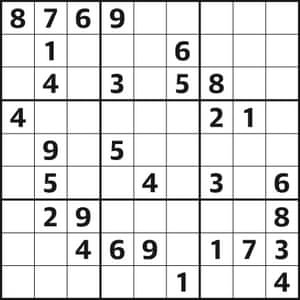
#> input picture sodoku-sol/sodoku.jpg, 300 x 300 px
$ python sodoku2.py
#> lines starting #> are read from the running program, lines starting #| are printed output that depends on the picture; after the words box and inside, x2 and y2 are one past the last pixel; in counts of white or black regions, pixels touching at a corner belong together
import cv2

x = int(input())
#> the answer given: 3
image = cv2.imread('sodoku.jpg')
#> image is the input picture: shape (300, 300, 3); min 0, max 255, mean 222.9
result = image.copy()
gray = cv2.cvtColor(image, cv2.COLOR_BGR2GRAY)
thresh = cv2.threshold(
    gray, 0, 255, cv2.THRESH_BINARY_INV + cv2.THRESH_OTSU)[1]
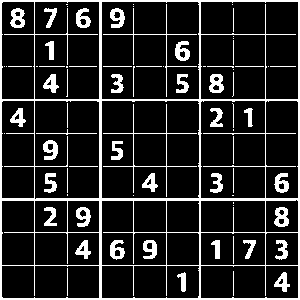
#> thresh: shape (300, 300); 14.9% white; 78 white regions (22 under 20 px), largest, box (x1, y1, x2, y2) and area: (0, 0, 300, 300) 7378, (103, 104, 197, 197) 367, (103, 4, 197, 97) 274

# Remove horizontal lines
horizontal_kernel = cv2.getStructuringElement(cv2.MORPH_RECT, (x, 1))
remove_horizontal = cv2.morphologyEx(
    thresh, cv2.MORPH_OPEN, horizontal_kernel, iterations=1)
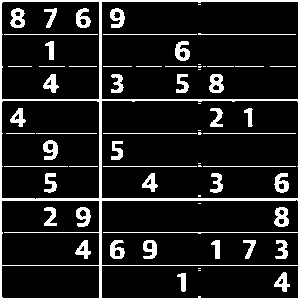
#> remove_horizontal: shape (300, 300); 12.4% white; 65 white regions (14 under 20 px)
cnts = cv2.findContours(
    remove_horizontal, cv2.RETR_EXTERNAL, cv2.CHAIN_APPROX_SIMPLE)
#> cnts = 1 contour; box (x1, y1, x2, y2) and area: (0, 0, 300, 300) 89401
cnts = cnts[0] if len(cnts) == 2 else cnts[1]
#> cnts = [[[0, 0], [0, 299], [299, 299], [299, 0]]]
for c in cnts:
    cv2.drawContours(result, [c], -1, (255, 255, 255), 5)
#> this loop made 1 pass
#> c on pass 1: [[0, 0], [0, 299], [299, 299], [299, 0]]
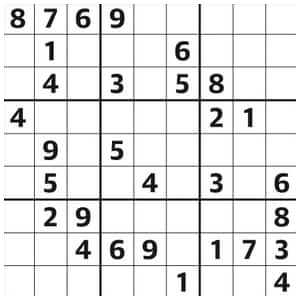
#> result: shape (300, 300, 3); 4.75% of pixels changed, all inside (x1, y1, x2, y2) = (0, 0, 300, 300)

# Remove vertical lines
vertical_kernel = cv2.getStructuringElement(cv2.MORPH_RECT, (1, x))
#> vertical_kernel = [1, 1, 1]
remove_vertical = cv2.morphologyEx(
    thresh, cv2.MORPH_OPEN, vertical_kernel, iterations=1)
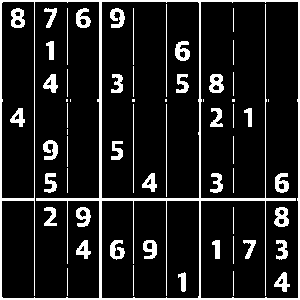
#> remove_vertical: shape (300, 300); 12.3% white; 60 white regions (8 under 20 px)
cnts = cv2.findContours(
    remove_vertical, cv2.RETR_EXTERNAL, cv2.CHAIN_APPROX_SIMPLE)
#> cnts = 1 contour; box (x1, y1, x2, y2) and area: (0, 0, 300, 300) 89401

cnts = cnts[0] if len(cnts) == 2 else cnts[1]
#> cnts = [[[0, 0], [0, 299], [299, 299], [299, 0]]]
for c in cnts:
    cv2.drawContours(result, [c], -1, (255, 255, 255), 5)

cv2.imshow('thresh', thresh)
cv2.imshow('result', result)
cv2.imwrite('result.png', result)
cv2.waitKey()

$ run again, with sodoku-sol/rotated.jpg copied over sodoku-sol/sodoku.jpg
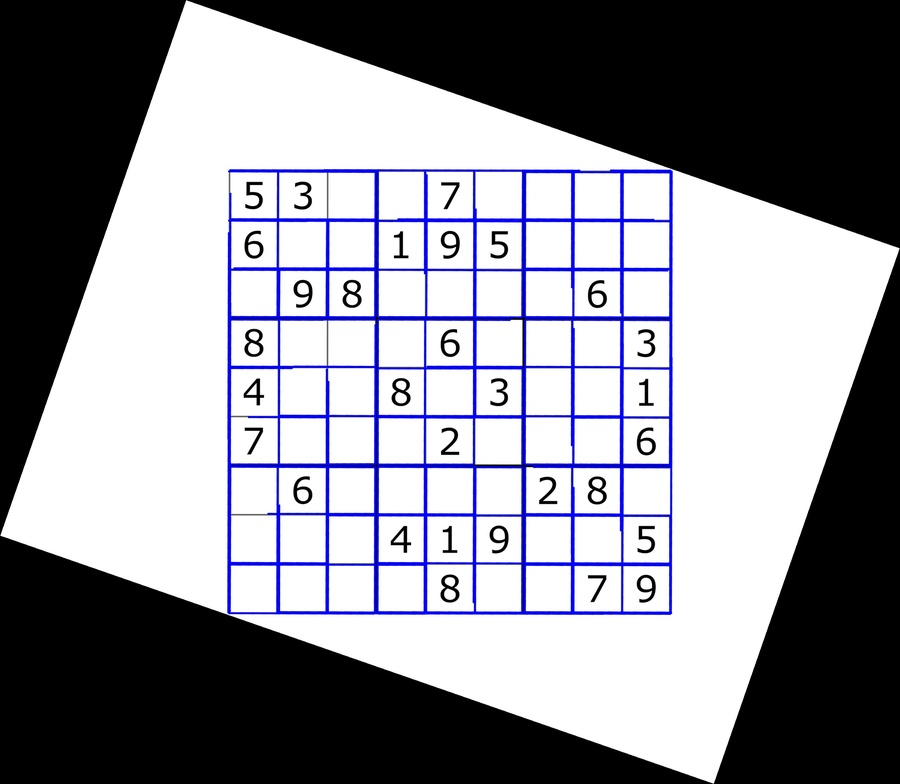
#> input picture sodoku-sol/rotated.jpg, 900 x 784 px, shrunk from 2439 x 2123 before the run
#> image is the input picture: shape (784, 900, 3); mean B, G, R 149.9, 142.2, 142.2
#> `thresh = cv2.threshold( gray, 0, 255, cv2.THRESH_BINARY_INV + cv2.THRE..`:
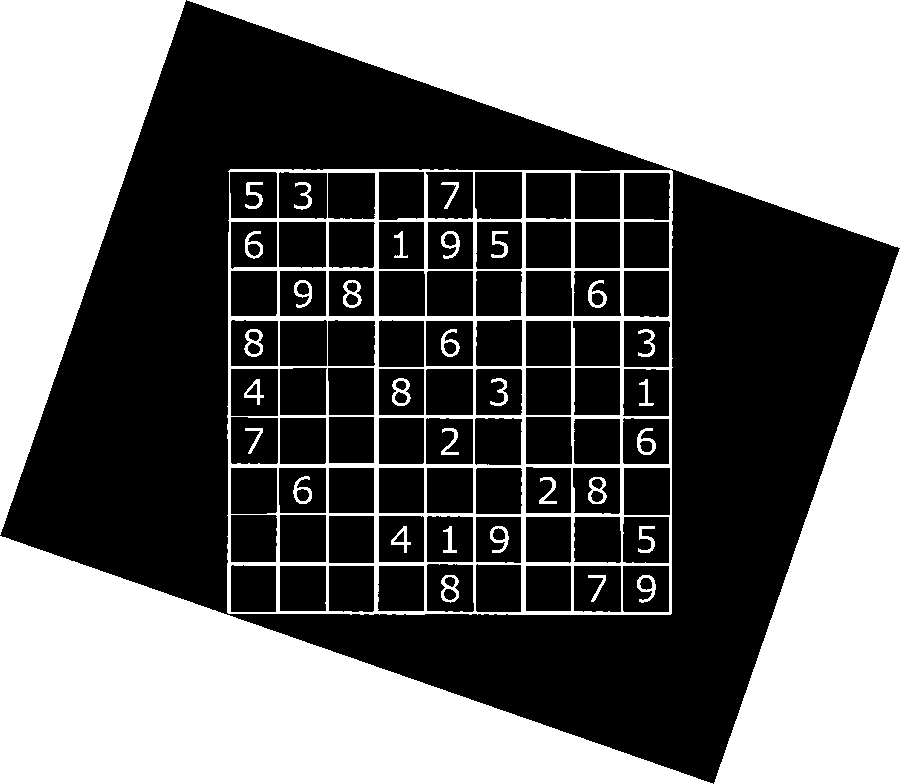
#> thresh: shape (784, 900); 44.1% white; 35 white regions, largest, box (x1, y1, x2, y2) and area: (0, 536, 713, 784) 88744, (187, 0, 900, 248) 88742, (0, 0, 186, 535) 49972
#> remove_horizontal: shape (784, 900); 43.9% white; 37 white regions (2 under 20 px)
#> `cnts = cv2.findContours( remove_horizontal, cv2.RETR_EXTERNAL, cv2.CHA..`: cnts = 9 contours; largest, box (x1, y1, x2, y2) and area: (227, 169, 673, 615) 181003, (0, 536, 713, 784) 87908, (187, 0, 900, 248) 87906, (0, 0, 186, 532) 49344, (714, 252, 900, 784) 49343
#> the loop `for c in cnts:` made 9 passes
#> vertical_kernel = [1, 1, 1]
#> remove_vertical: shape (784, 900); 43.9% white; 64 white regions (24 under 20 px)
#> `cnts = cv2.findContours( remove_vertical, cv2.RETR_EXTERNAL, cv2.CHAIN..`: cnts = 30 contours, 19 with area under 20; largest, box (x1, y1, x2, y2) and area: (227, 169, 673, 615) 169970, (0, 536, 710, 784) 87907, (190, 0, 900, 248) 87905, (0, 0, 186, 535) 49344, (714, 249, 900, 784) 49344
#> the loop `for c in cnts:` made 30 passes
#> c on passes 1, 2, 3, 4, 5, 6, 9, 11: [[497, 612], [497, 614], [505, 614], [505, 612]], [[489, 612], [489, 614], [493, 614], [493, 612]], [[481, 612], [481, 614], [483, 614], [483, 612]], [[469, 612], [469, 614], [471, 614], [471, 612]], [[460, 611], [460, 613], [462, 613], [462, 611]], [[448, 611], [448, 613], [452, 613], [452, 611]], [[450, 600], [450, 602]], [[507, 562], [507, 564], [513, 564], [513, 562]]
#> after the loop `for c in cnts:`:
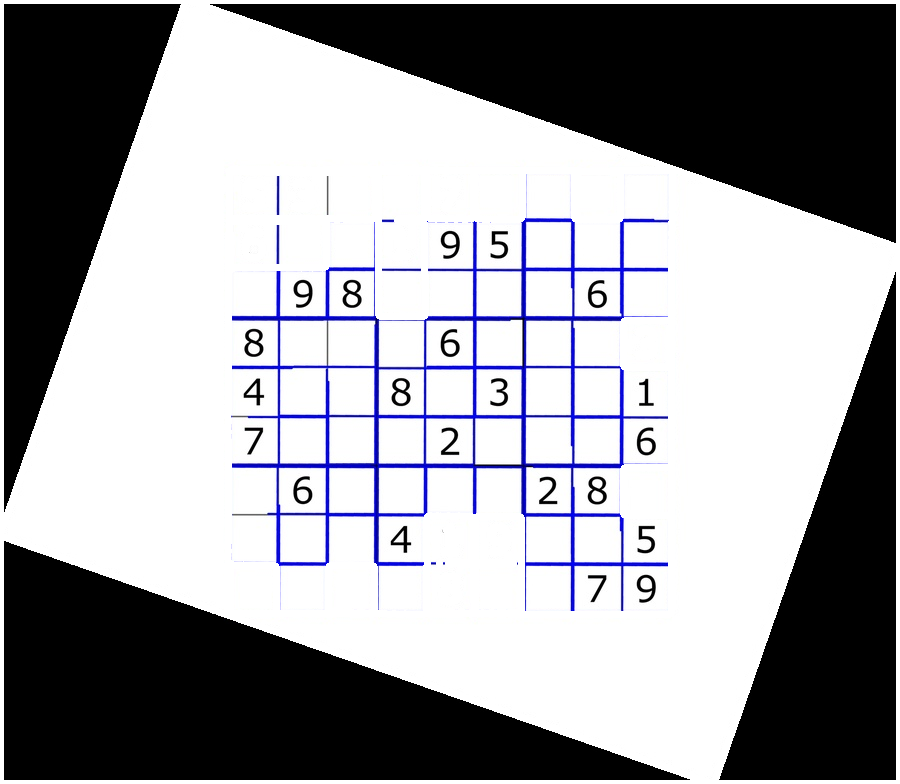
#> result: shape (784, 900, 3); mean B, G, R 159.8, 155.5, 155.5

$ run again, with sodoku-sol/1.png saved as sodoku-sol/sodoku.jpg
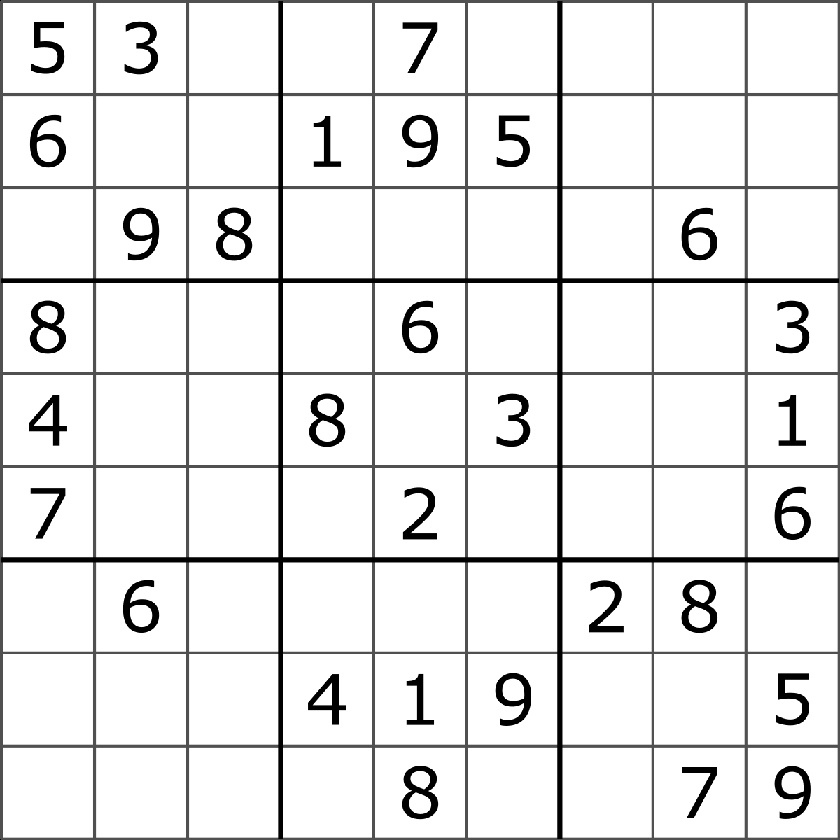
#> input picture sodoku-sol/1.png, 840 x 840 px, shrunk from 1200 x 1200 before the run
#> image is the input picture: shape (840, 840, 3); min 0, max 255, mean 231.9
#> thresh: shape (840, 840); 10.8% white; 31 white regions, largest, box (x1, y1, x2, y2) and area: (0, 0, 840, 840) 54351, (309, 393, 345, 447) 908, (681, 580, 717, 633) 907
#> remove_horizontal: shape (840, 840); 10.6% white; 31 white regions
#> `cnts = cv2.findContours( remove_horizontal, cv2.RETR_EXTERNAL, cv2.CHA..`: cnts = 1 contour; box (x1, y1, x2, y2) and area: (0, 0, 840, 840) 703921
#> `cnts = cnts[0] if len(cnts) == 2 else cnts[1]`: cnts = [[[0, 0], [0, 839], [839, 839], [839, 0]]]
#> the loop `for c in cnts:` made 1 pass
#> c on pass 1: [[0, 0], [0, 839], [839, 839], [839, 0]]
#> after the loop `for c in cnts:`:
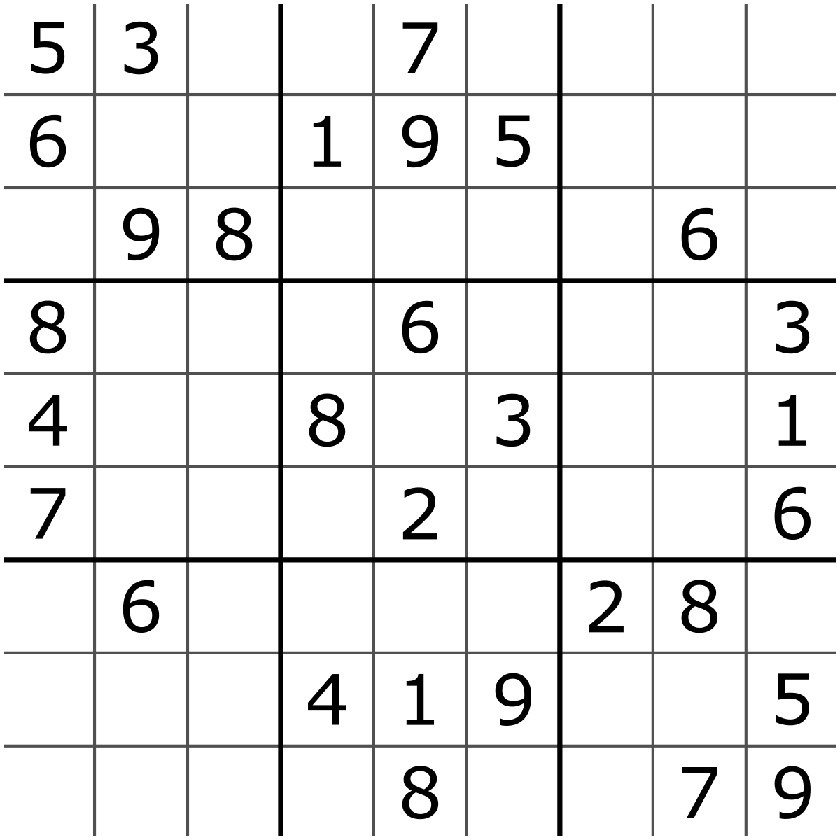
#> result: shape (840, 840, 3); 1.56% of pixels changed, all inside (x1, y1, x2, y2) = (0, 0, 840, 840)
#> vertical_kernel = [1, 1, 1]
#> `remove_vertical = cv2.morphologyEx( thresh, cv2.MORPH_OPEN, vertical_k..`:
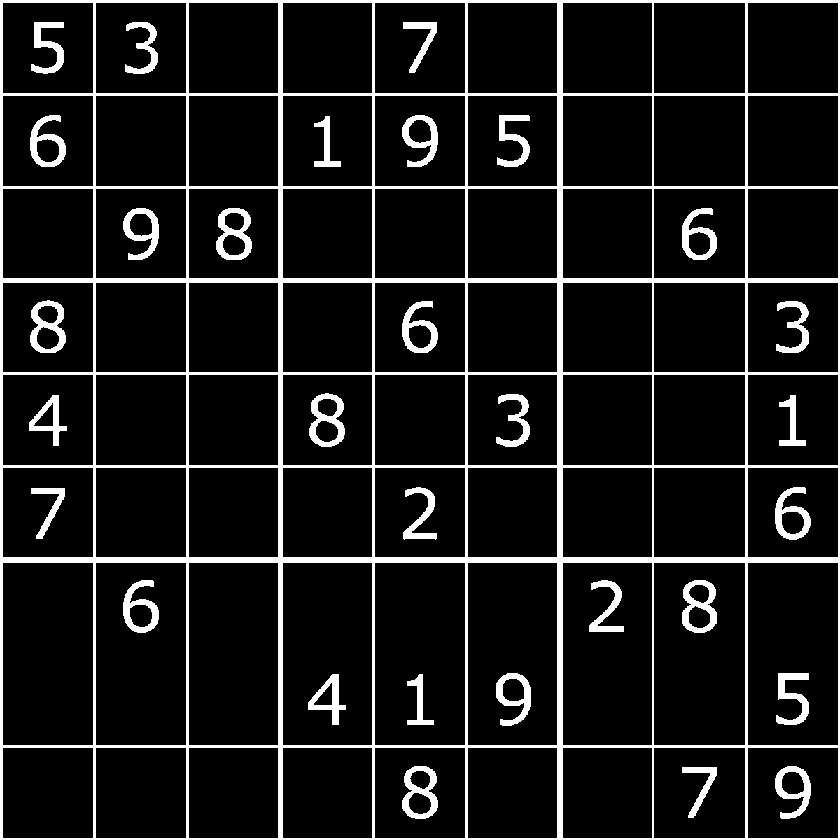
#> remove_vertical: shape (840, 840); 10.6% white; 31 white regions
#> `cnts = cv2.findContours( remove_vertical, cv2.RETR_EXTERNAL, cv2.CHAIN..`: cnts = 1 contour; box (x1, y1, x2, y2) and area: (0, 0, 840, 840) 703921
#> `cnts = cnts[0] if len(cnts) == 2 else cnts[1]`: cnts = [[[0, 0], [0, 839], [839, 839], [839, 0]]]
